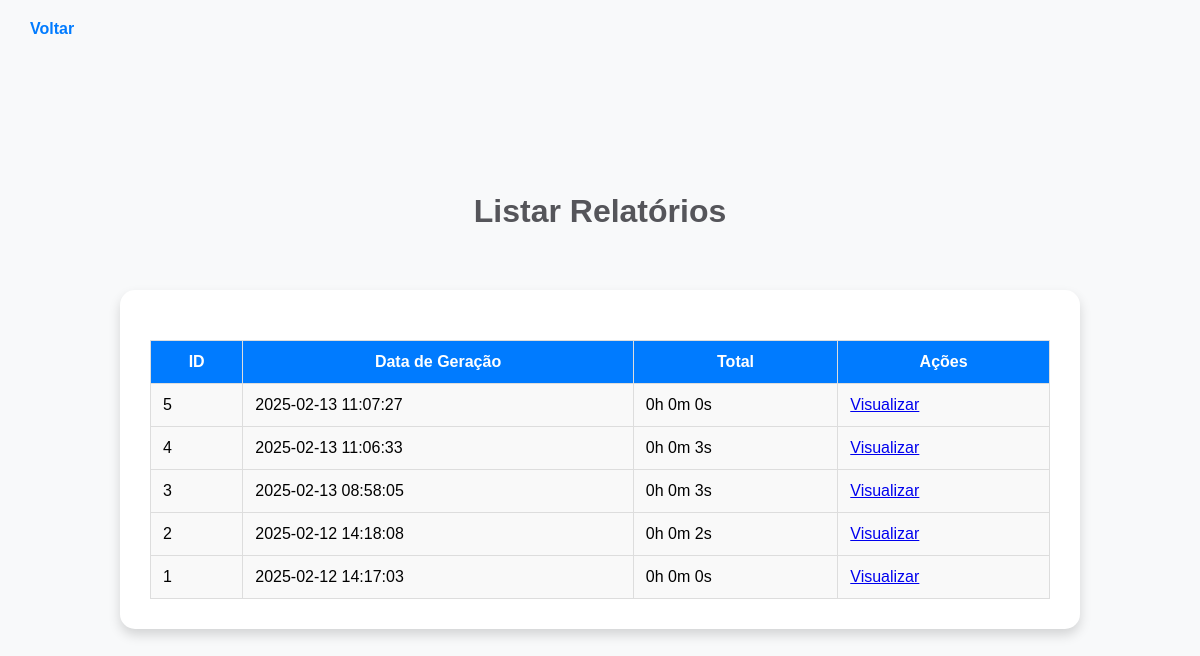
Page /listar_relatorios on the committed database.
### tables this page shows
CREATE TABLE relatorios (
                id INTEGER PRIMARY KEY AUTOINCREMENT,
                data_geracao DATETIME NOT NULL,
                dados TEXT NOT NULL,  -- Armazenar os dados do relatório como JSON
                total_horas INTEGER NOT NULL,
                total_minutos INTEGER NOT NULL,
                total_segundos INTEGER NOT NULL
            );

### app.py (the view)
@app.route('/listar_relatorios')
def listar_relatorios():
    conn = get_db_connection()
    if conn:
        cursor = conn.cursor()
        cursor.execute("SELECT id, data_geracao, total_horas, total_minutos, total_segundos FROM relatorios ORDER BY data_geracao DESC")
        relatorios = cursor.fetchall()
        conn.close()
        return render_template('listar_relatorios.html', relatorios=relatorios)
    return "Erro ao conectar ao banco de dados", 500

### app.py (called while the page is built)
def get_db_connection():
    conn = None
    try:
        conn = sqlite3.connect(DATABASE_NAME)
        conn.row_factory = sqlite3.Row
    except sqlite3.Error as e:
        print(f"Erro ao conectar ao banco de dados: {e}")
    return conn

### templates/listar_relatorios.html (shortened to what this page needs)
<!DOCTYPE html>
<html>
<head>
    <link rel="stylesheet" type="text/css" href="{{ url_for('static', filename='style.css') }}">
</head>
<body>
    <h1>Listar Relatórios</h1>
    <div class="container">
        <a href="{{ url_for('index') }}" class="voltar-link">Voltar</a>
        <table>
            <thead>
                <tr>
                    <th>ID</th>
                    <th>Data de Geração</th>
                    <th>Total</th>
                    <th>Ações</th>
                </tr>
            </thead>
            <tbody>
                {% for relatorio in relatorios %}
                <tr>
                    <td>{{ relatorio.id }}</td>
                    <td>{{ relatorio.data_geracao }}</td>
                    <td>{{ relatorio.total_horas }}h {{ relatorio.total_minutos }}m {{ relatorio.total_segundos }}s</td>
                    <td>
                        <a href="{{ url_for('visualizar_relatorio', relatorio_id=relatorio.id) }}">Visualizar</a>
                    </td>
                </tr>
                {% endfor %}
            </tbody>
        </table>
    </div>
</body>
</html>

### static/style.css (style rules this page uses)
body { font-family: Arial, sans-serif; background-color: #f8f9fa; margin: 0; padding: 0; display: flex; justify-content: center; align-items: center; flex-direction: column; min-height: 100vh; }
.container { max-width: 900px; width: 80%; background: white; padding: 30px; margin-top: 30px; border-radius: 15px; box-shadow: 0 6px 12px rgba(0, 0, 0, 0.15); display: flex; flex-direction: column; align-items: center; }
h1 { text-align: center; color: #55555a; margin-bottom: 30px; }
table { width: 100%; border-collapse: collapse; margin-top: 20px; }
th, td { border: 1px solid #ddd; padding: 12px; text-align: left; vertical-align: middle; }
th { background-color: #007bff; color: white; text-align: center; }
td { background-color: #f9f9f9; }
.voltar-link { position: absolute; top: 20px; left: 30px; text-decoration: none; color: #007bff; font-weight: bold; display: inline-block; }

### rows in the picture
relatorios: id "5", data_geracao "2025-02-13 11:07:27", total_horas "0", total_minutos "0", total_segundos "0"
relatorios: id "4", data_geracao "2025-02-13 11:06:33", total_horas "0", total_minutos "0", total_segundos "3"
relatorios: id "3", data_geracao "2025-02-13 08:58:05", total_horas "0", total_minutos "0", total_segundos "3"
relatorios: id "2", data_geracao "2025-02-12 14:18:08", total_horas "0", total_minutos "0", total_segundos "2"
relatorios: id "1", data_geracao "2025-02-12 14:17:03", total_horas "0", total_minutos "0", total_segundos "0"
